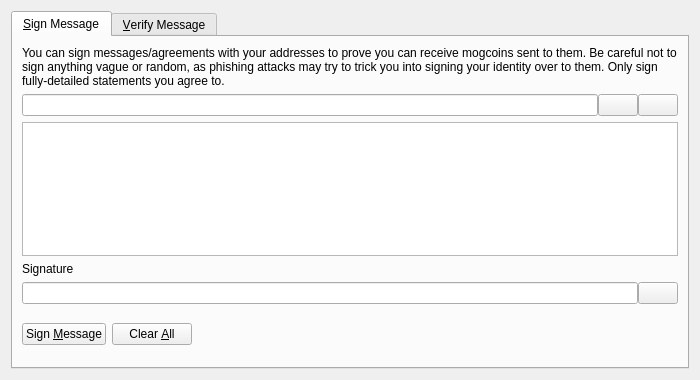
<?xml version="1.0" encoding="UTF-8"?>
<ui version="4.0">
 <class>SignVerifyMessageDialog</class>
 <widget class="QDialog" name="SignVerifyMessageDialog">
  <property name="geometry">
   <rect>
    <x>0</x>
    <y>0</y>
    <width>700</width>
    <height>380</height>
   </rect>
  </property>
  <property name="windowTitle">
   <string>Signatures - Sign / Verify a Message</string>
  </property>
  <property name="modal">
   <bool>true</bool>
  </property>
  <layout class="QVBoxLayout" name="verticalLayout">
   <item>
    <widget class="QTabWidget" name="tabWidget">
     <property name="currentIndex">
      <number>0</number>
     </property>
     <widget class="QWidget" name="tabSignMessage">
      <attribute name="title">
       <string>&amp;Sign Message</string>
      </attribute>
      <layout class="QVBoxLayout" name="verticalLayout_SM">
       <item>
        <widget class="QLabel" name="infoLabel_SM">
         <property name="text">
          <string>You can sign messages/agreements with your addresses to prove you can receive mogcoins sent to them. Be careful not to sign anything vague or random, as phishing attacks may try to trick you into signing your identity over to them. Only sign fully-detailed statements you agree to.</string>
         </property>
         <property name="textFormat">
          <enum>Qt::PlainText</enum>
         </property>
         <property name="wordWrap">
          <bool>true</bool>
         </property>
        </widget>
       </item>
       <item>
        <layout class="QHBoxLayout" name="horizontalLayout_1_SM">
         <property name="spacing">
          <number>0</number>
         </property>
         <item>
          <widget class="QValidatedLineEdit" name="addressIn_SM">
           <property name="toolTip">
            <string>The MogCoin address to sign the message with</string>
           </property>
          </widget>
         </item>
         <item>
          <widget class="QPushButton" name="addressBookButton_SM">
           <property name="toolTip">
            <string>Choose previously used address</string>
           </property>
           <property name="text">
            <string/>
           </property>
           <property name="icon">
            <iconset resource="../mogcoin.qrc">
             <normaloff>:/icons/address-book</normaloff>:/icons/address-book</iconset>
           </property>
           <property name="shortcut">
            <string>Alt+A</string>
           </property>
           <property name="autoDefault">
            <bool>false</bool>
           </property>
          </widget>
         </item>
         <item>
          <widget class="QPushButton" name="pasteButton_SM">
           <property name="toolTip">
            <string>Paste address from clipboard</string>
           </property>
           <property name="text">
            <string/>
           </property>
           <property name="icon">
            <iconset resource="../mogcoin.qrc">
             <normaloff>:/icons/editpaste</normaloff>:/icons/editpaste</iconset>
           </property>
           <property name="shortcut">
            <string>Alt+P</string>
           </property>
           <property name="autoDefault">
            <bool>false</bool>
           </property>
          </widget>
         </item>
        </layout>
       </item>
       <item>
        <widget class="QPlainTextEdit" name="messageIn_SM">
         <property name="toolTip">
          <string>Enter the message you want to sign here</string>
         </property>
        </widget>
       </item>
       <item>
        <widget class="QLabel" name="signatureLabel_SM">
         <property name="text">
          <string>Signature</string>
         </property>
         <property name="textFormat">
          <enum>Qt::PlainText</enum>
         </property>
        </widget>
       </item>
       <item>
        <layout class="QHBoxLayout" name="horizontalLayout_2_SM">
         <property name="spacing">
          <number>0</number>
         </property>
         <item>
          <widget class="QLineEdit" name="signatureOut_SM">
           <property name="font">
            <font>
             <italic>true</italic>
            </font>
           </property>
           <property name="readOnly">
            <bool>true</bool>
           </property>
          </widget>
         </item>
         <item>
          <widget class="QPushButton" name="copySignatureButton_SM">
           <property name="toolTip">
            <string>Copy the current signature to the system clipboard</string>
           </property>
           <property name="text">
            <string/>
           </property>
           <property name="icon">
            <iconset resource="../mogcoin.qrc">
             <normaloff>:/icons/editcopy</normaloff>:/icons/editcopy</iconset>
           </property>
           <property name="autoDefault">
            <bool>false</bool>
           </property>
          </widget>
         </item>
        </layout>
       </item>
       <item>
        <layout class="QHBoxLayout" name="horizontalLayout_3_SM">
         <item>
          <widget class="QPushButton" name="signMessageButton_SM">
           <property name="toolTip">
            <string>Sign the message to prove you own this MogCoin address</string>
           </property>
           <property name="text">
            <string>Sign &amp;Message</string>
           </property>
           <property name="icon">
            <iconset resource="../mogcoin.qrc">
             <normaloff>:/icons/edit</normaloff>:/icons/edit</iconset>
           </property>
           <property name="autoDefault">
            <bool>false</bool>
           </property>
          </widget>
         </item>
         <item>
          <widget class="QPushButton" name="clearButton_SM">
           <property name="toolTip">
            <string>Reset all sign message fields</string>
           </property>
           <property name="text">
            <string>Clear &amp;All</string>
           </property>
           <property name="icon">
            <iconset resource="../mogcoin.qrc">
             <normaloff>:/icons/remove</normaloff>:/icons/remove</iconset>
           </property>
           <property name="autoDefault">
            <bool>false</bool>
           </property>
          </widget>
         </item>
         <item>
          <spacer name="horizontalSpacer_1_SM">
           <property name="orientation">
            <enum>Qt::Horizontal</enum>
           </property>
           <property name="sizeHint" stdset="0">
            <size>
             <width>40</width>
             <height>48</height>
            </size>
           </property>
          </spacer>
         </item>
         <item>
          <widget class="QLabel" name="statusLabel_SM">
           <property name="font">
            <font>
             <weight>75</weight>
             <bold>true</bold>
            </font>
           </property>
           <property name="text">
            <string/>
           </property>
           <property name="wordWrap">
            <bool>true</bool>
           </property>
          </widget>
         </item>
         <item>
          <spacer name="horizontalSpacer_2_SM">
           <property name="orientation">
            <enum>Qt::Horizontal</enum>
           </property>
           <property name="sizeHint" stdset="0">
            <size>
             <width>40</width>
             <height>48</height>
            </size>
           </property>
          </spacer>
         </item>
        </layout>
       </item>
      </layout>
     </widget>
     <widget class="QWidget" name="tabVerifyMessage">
      <attribute name="title">
       <string>&amp;Verify Message</string>
      </attribute>
      <layout class="QVBoxLayout" name="verticalLayout_VM">
       <item>
        <widget class="QLabel" name="infoLabel_VM">
         <property name="text">
          <string>Enter the receiver's address, message (ensure you copy line breaks, spaces, tabs, etc. exactly) and signature below to verify the message. Be careful not to read more into the signature than what is in the signed message itself, to avoid being tricked by a man-in-the-middle attack. Note that this only proves the signing party receives with the address, it cannot prove sendership of any transaction!</string>
         </property>
         <property name="textFormat">
          <enum>Qt::PlainText</enum>
         </property>
         <property name="alignment">
          <set>Qt::AlignLeading|Qt::AlignLeft|Qt::AlignTop</set>
         </property>
         <property name="wordWrap">
          <bool>true</bool>
         </property>
        </widget>
       </item>
       <item>
        <layout class="QHBoxLayout" name="horizontalLayout_1_VM">
         <property name="spacing">
          <number>0</number>
         </property>
         <item>
          <widget class="QValidatedLineEdit" name="addressIn_VM">
           <property name="toolTip">
            <string>The MogCoin address the message was signed with</string>
           </property>
          </widget>
         </item>
         <item>
          <widget class="QPushButton" name="addressBookButton_VM">
           <property name="toolTip">
            <string>Choose previously used address</string>
           </property>
           <property name="text">
            <string/>
           </property>
           <property name="icon">
            <iconset resource="../mogcoin.qrc">
             <normaloff>:/icons/address-book</normaloff>:/icons/address-book</iconset>
           </property>
           <property name="shortcut">
            <string>Alt+A</string>
           </property>
           <property name="autoDefault">
            <bool>false</bool>
           </property>
          </widget>
         </item>
        </layout>
       </item>
       <item>
        <widget class="QPlainTextEdit" name="messageIn_VM"/>
       </item>
       <item>
        <widget class="QValidatedLineEdit" name="signatureIn_VM"/>
       </item>
       <item>
        <layout class="QHBoxLayout" name="horizontalLayout_2_VM">
         <item>
          <widget class="QPushButton" name="verifyMessageButton_VM">
           <property name="toolTip">
            <string>Verify the message to ensure it was signed with the specified MogCoin address</string>
           </property>
           <property name="text">
            <string>Verify &amp;Message</string>
           </property>
           <property name="icon">
            <iconset resource="../mogcoin.qrc">
             <normaloff>:/icons/transaction_0</normaloff>:/icons/transaction_0</iconset>
           </property>
           <property name="autoDefault">
            <bool>false</bool>
           </property>
          </widget>
         </item>
         <item>
          <widget class="QPushButton" name="clearButton_VM">
           <property name="toolTip">
            <string>Reset all verify message fields</string>
           </property>
           <property name="text">
            <string>Clear &amp;All</string>
           </property>
           <property name="icon">
            <iconset resource="../mogcoin.qrc">
             <normaloff>:/icons/remove</normaloff>:/icons/remove</iconset>
           </property>
           <property name="autoDefault">
            <bool>false</bool>
           </property>
          </widget>
         </item>
         <item>
          <spacer name="horizontalSpacer_1_VM">
           <property name="orientation">
            <enum>Qt::Horizontal</enum>
           </property>
           <property name="sizeHint" stdset="0">
            <size>
             <width>40</width>
             <height>48</height>
            </size>
           </property>
          </spacer>
         </item>
         <item>
          <widget class="QLabel" name="statusLabel_VM">
           <property name="font">
            <font>
             <weight>75</weight>
             <bold>true</bold>
            </font>
           </property>
           <property name="text">
            <string/>
           </property>
           <property name="wordWrap">
            <bool>true</bool>
           </property>
          </widget>
         </item>
         <item>
          <spacer name="horizontalSpacer_2_VM">
           <property name="orientation">
            <enum>Qt::Horizontal</enum>
           </property>
           <property name="sizeHint" stdset="0">
            <size>
             <width>40</width>
             <height>48</height>
            </size>
           </property>
          </spacer>
         </item>
        </layout>
       </item>
      </layout>
     </widget>
    </widget>
   </item>
  </layout>
 </widget>
 <customwidgets>
  <customwidget>
   <class>QValidatedLineEdit</class>
   <extends>QLineEdit</extends>
   <header>qt/qvalidatedlineedit.h</header>
  </customwidget>
 </customwidgets>
 <resources>
  <include location="../mogcoin.qrc"/>
 </resources>
 <connections/>
</ui>
